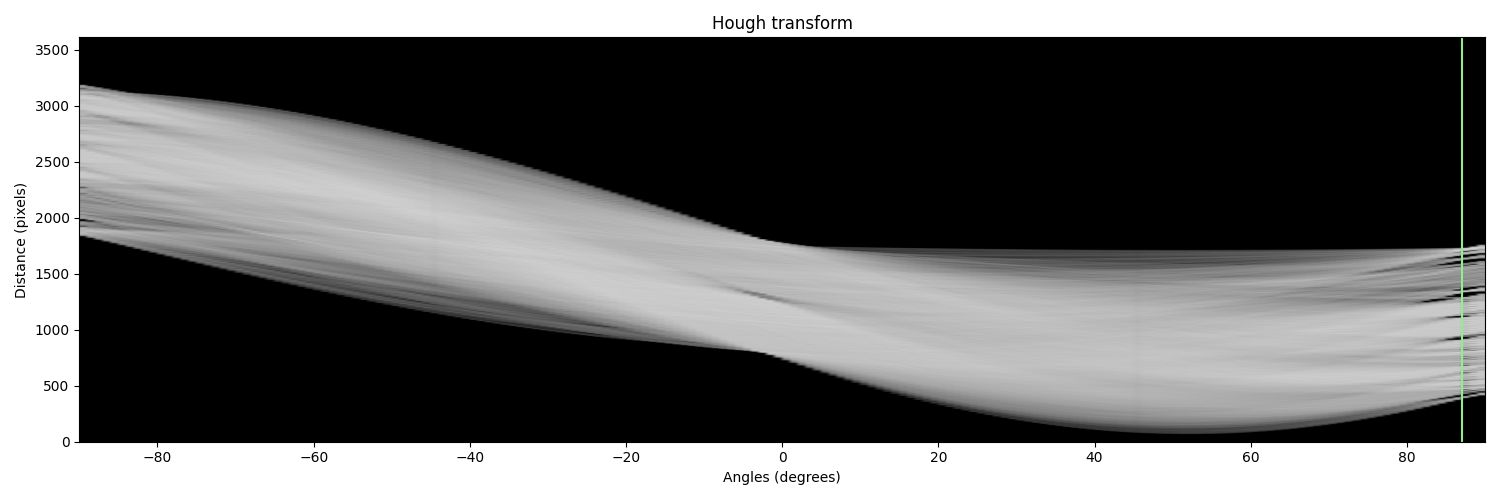
#> input picture deskew/tests/debug-images-hough_transform-90-many-peaks.expected.png, 1500 x 500 px
$ python -i scanner.py   (imports and definitions only)
#> lines starting #> are read from the running program, lines starting #| are printed output that depends on the picture; after the words box and inside, x2 and y2 are one past the last pixel; in counts of white or black regions, pixels touching at a corner belong together
### deskew/__init__.py
import subprocess  # nosec
import tempfile
import warnings
from typing import TYPE_CHECKING, Any, Optional

import numpy as np
from skimage.color import rgb2gray, rgba2rgb
from skimage.feature import canny
from skimage.transform import hough_line, hough_line_peaks

if TYPE_CHECKING:
    from typing import TypeAlias

    ImageType: TypeAlias = np.ndarray[np.uint8, Any]
    ImageTypeUint64: TypeAlias = np.ndarray[np.uint8, Any]
    ImageTypeFloat64: TypeAlias = np.ndarray[np.float64, Any]
else:
    ImageType = np.ndarray
    ImageTypeUint64 = np.ndarray
    ImageTypeFloat64 = np.ndarray


def determine_skew_dev(
    image: ImageType,
    sigma: float = 3.0,
    num_peaks: int = 20,
    min_angle: Optional[float] = None,  # -np.pi / 2,
    max_angle: Optional[float] = None,  # np.pi / 2,
    min_deviation: float = np.pi / 180,
    angle_pm_90: bool = False,
) -> tuple[
    Optional[np.float64],
    tuple[
        tuple[ImageTypeUint64, list[list[np.float64]], ImageTypeFloat64],
        tuple[list[Any], list[np.float64], list[np.float64]],
        tuple[dict[np.float64, int], dict[np.float64, int]],
    ],
]:
    """Calculate skew angle."""

    num_angles = round(np.pi / min_deviation)
    imagergb = rgba2rgb(image) if len(image.shape) == 3 and image.shape[2] == 4 else image
    img = rgb2gray(imagergb) if len(imagergb.shape) == 3 else imagergb
    edges = canny(img, sigma=sigma)
    out, angles, distances = hough_line(edges, np.linspace(-np.pi / 2, np.pi / 2, num_angles, endpoint=False))
    hough_line_out = (out, angles, distances)

    hspace, angles_peaks, dists = hough_line_peaks(
        out, angles, distances, num_peaks=num_peaks, threshold=0.05 * np.max(out)
    )
    hough_line_peaks_out = (hspace, angles_peaks, dists)

    if len(angles_peaks) == 0:
        return None, (hough_line_out, hough_line_peaks_out, ({}, {}))

    freqs_original: dict[np.float64, int] = {}
    for peak in angles_peaks:
        freqs_original.setdefault(peak, 0)
        freqs_original[peak] += 1

    angles_peaks_corrected = [
        (a % np.pi - np.pi / 2) if angle_pm_90 else ((a + np.pi / 4) % (np.pi / 2) - np.pi / 4)
        for a in angles_peaks
    ]
    angles_peaks_filtred = (
        [a for a in angles_peaks_corrected if a >= min_angle]
        if min_angle is not None
        else angles_peaks_corrected
    )
    angles_peaks_filtred = (
        [a for a in angles_peaks_filtred if a <= max_angle] if max_angle is not None else angles_peaks_filtred
    )
    if not angles_peaks_filtred:
        return None, (hough_line_out, hough_line_peaks_out, ({}, {}))

    freqs: dict[np.float64, int] = {}
    for peak in angles_peaks_filtred:
        freqs.setdefault(peak, 0)
        freqs[peak] += 1

    sorted_keys = sorted(freqs.keys(), key=freqs.get, reverse=True)  # type: ignore
    max_freq = freqs[sorted_keys[0]]

    max_arr = []
    for sorted_key in sorted_keys:
        if freqs[sorted_key] == max_freq:
            max_arr.append(sorted_key)

    angle = None
    for sorted_key in sorted_keys:
        if freqs[sorted_key] == max_freq:
            angle = sorted_key
            break

    return (
        angle,
        (hough_line_out, hough_line_peaks_out, (freqs_original, freqs)),
    )


# [199 lines left out: function determine_skew_debug_images, not called in this run]


def determine_skew(
    image: ImageType,
    sigma: float = 3.0,
    num_peaks: int = 20,
    num_angles: Optional[int] = None,
    angle_pm_90: bool = False,
    min_angle: Optional[float] = None,
    max_angle: Optional[float] = None,
    min_deviation: float = 1.0,
) -> Optional[np.float64]:
    """
    Calculate skew angle.

    Parameters
    ----------
    image: np.ndarray
        Input image
    sigma: float
        Standard deviation of Gaussian filter
    num_peaks: int
        Number of peaks to detect
    num_angles: int
        Number of angles to consider
    angle_pm_90: bool
        Consider angles in the range [-180, 180] instead of [-90, 90]
    min_angle: float
        Minimum angle to consider
    max_angle: float
        Maximum angle to consider
    min_deviation: float
        Minimum deviation between angles

    Returns
    -------
    float
        Skew angle in degrees, None if no skew will be found
    """
    if num_angles is not None:
        min_deviation = 180 / num_angles
        warnings.warn("num_angles is deprecated, please use min_deviation", DeprecationWarning)

    angle, _ = determine_skew_dev(
        image,
        sigma=sigma,
        num_peaks=num_peaks,
        min_angle=np.deg2rad(min_angle) if min_angle is not None else None,
        max_angle=np.deg2rad(max_angle) if max_angle is not None else None,
        min_deviation=np.deg2rad(min_deviation),
        angle_pm_90=angle_pm_90,
    )
    return None if angle is None else np.rad2deg(angle)

### scanner.py
#!/usr/bin/env python3
# -*- coding: utf-8 -*-
"""
Created on Fri May  8 12:34:50 2020

@author: abhishekbhat
"""
import numpy as np
import cv2
import imutils
import math
from deskew import determine_skew

def rotate(
        image: np.ndarray
) -> np.ndarray:
    '''
    rotates the image according to the angle determined by "determine_deskew"
    '''
    grayscale = cv2.cvtColor(image, cv2.COLOR_BGR2GRAY)
    angle = determine_skew(grayscale)
    old_width, old_height = image.shape[:2]
    angle_radian = math.radians(angle)
    width = abs(np.sin(angle_radian) * old_height) + abs(np.cos(angle_radian) * old_width)
    height = abs(np.sin(angle_radian) * old_width) + abs(np.cos(angle_radian) * old_height)

    image_center = tuple(np.array(image.shape[1::-1]) / 2)
    rot_mat = cv2.getRotationMatrix2D(image_center, angle, 1.0)
    rot_mat[1, 2] += (width - old_width) / 2
    rot_mat[0, 2] += (height - old_height) / 2
    return cv2.warpAffine(image, rot_mat, (int(round(height)), int(round(width))), borderValue=(0,0,0))

def scanner(img):

    image = cv2.imread(img)
#> image is the input picture: shape (500, 1500, 3); mean B, G, R 109.8, 109.9, 109.8

    ratio = image.shape[0]/500
#> ratio = 1

    resized = imutils.resize(image, height = 500)
    # cv2.imshow("resized", resized)
    # cv2.waitKey(0)

    gray = cv2.cvtColor(resized,cv2.COLOR_BGR2GRAY)
    # cv2.imshow("gray",gray)
    # cv2.waitKey(0)

    equal=cv2.equalizeHist(gray)
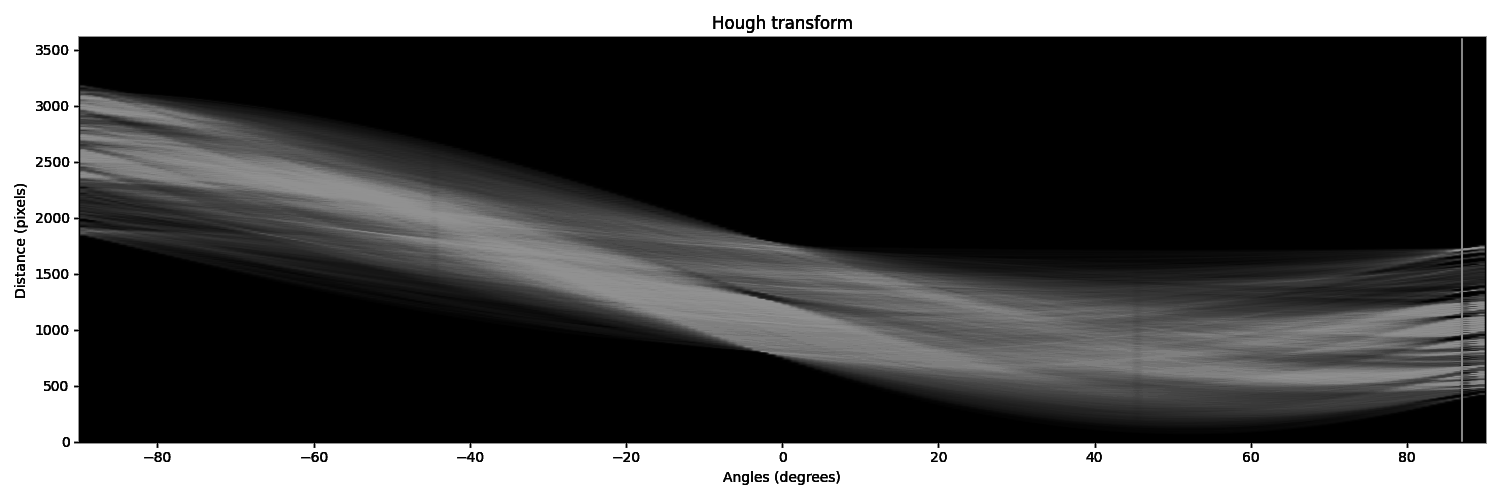
#> equal: shape (500, 1500); min 0, max 255, mean 81.8
    # cv2.imshow("equal",equal)
    # cv2.waitKey(0)

    blurred = cv2.medianBlur(equal,15) # better when the card is further
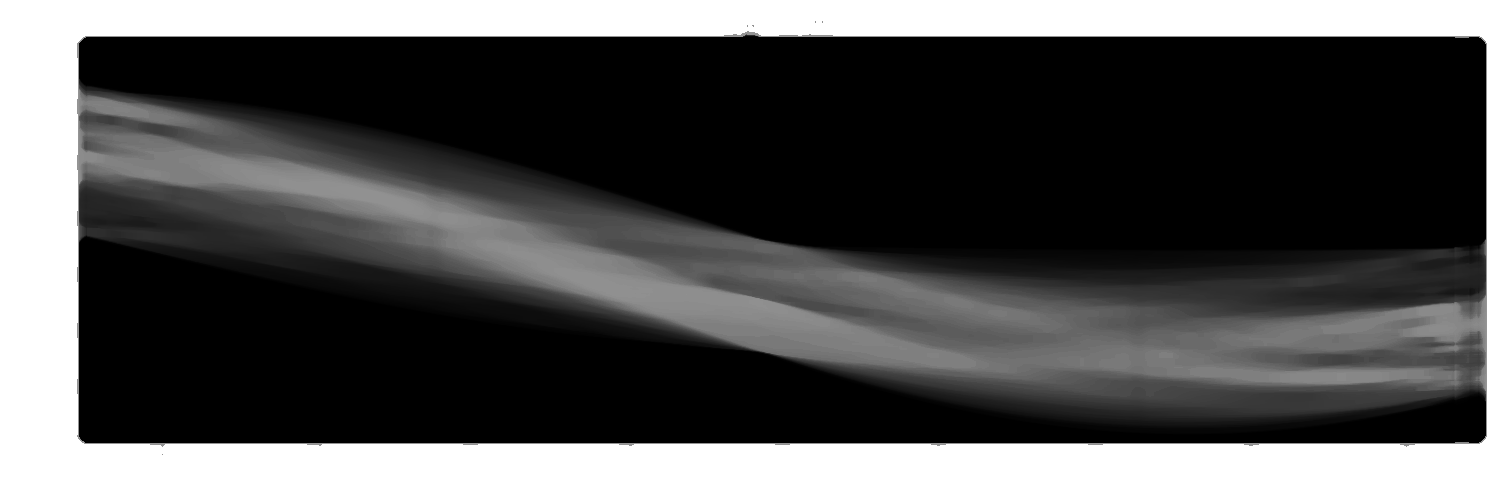
#> blurred: shape (500, 1500); min 0, max 255, mean 83
    #blurred = cv2.GaussianBlur(equal, (5, 5), 0) # better when the card is closer, detects small text as well but also picks up background noise
    # cv2.imshow("blurred",blurred)
    # cv2.waitKey(0)

    edge = cv2.Canny(blurred, 50, 200,L2gradient = True)
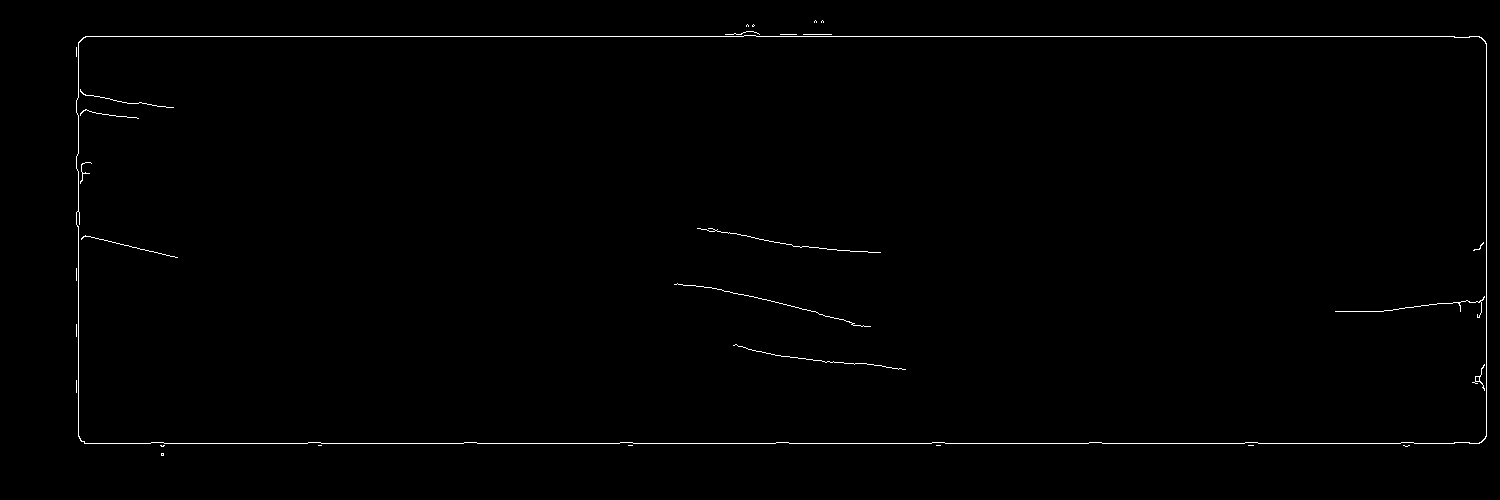
#> edge: shape (500, 1500); 0.66% white in thin lines or dots, all inside (x1, y1, x2, y2) = (76, 20, 1487, 456)
    # cv2.imshow("Edge Image", edge)
    # cv2.waitKey(0)

    # Find Contours and save the largest ones
    cnts = cv2.findContours(edge.copy(), cv2.RETR_LIST, cv2.CHAIN_APPROX_SIMPLE)
#> cnts = 33 contours, 30 with area under 20; largest, box (x1, y1, x2, y2) and area: (76, 35, 1487, 444) 572934, (76, 35, 1487, 444) 572904, (1472, 364, 1485, 391) 29
    cnts = imutils.grab_contours(cnts)

    largest_area = 0
    bounding_box = None
    for contour in cnts:
        x, y, w, h = cv2.boundingRect(contour)
        area = w * h
        cv2.rectangle(resized, (x, y), (x + w, y + h), (0, 255, 0), 2)
        if area > largest_area:
            largest_area = area
            bounding_box = (x, y, w, h)
#> this loop made 33 passes
#> (x, y, w, h, area, largest_area) on passes 10, 11, 12, 15, 24: (1475, 376, 5, 6, 30, 30), (1472, 364, 13, 27, 351, 351), (733, 344, 173, 26, 4498, 4498), (674, 283, 197, 44, 8668, 8668), (76, 35, 1411, 409, 577099, 577099)
#> (x, y, w, h, area) on passes 14, 17, 18, 19, 20, 21: (1335, 296, 150, 22, 3300), (1473, 242, 11, 9, 99), (81, 235, 97, 23, 2231), (697, 228, 184, 25, 4600), (80, 162, 12, 22, 264), (80, 109, 59, 10, 590)
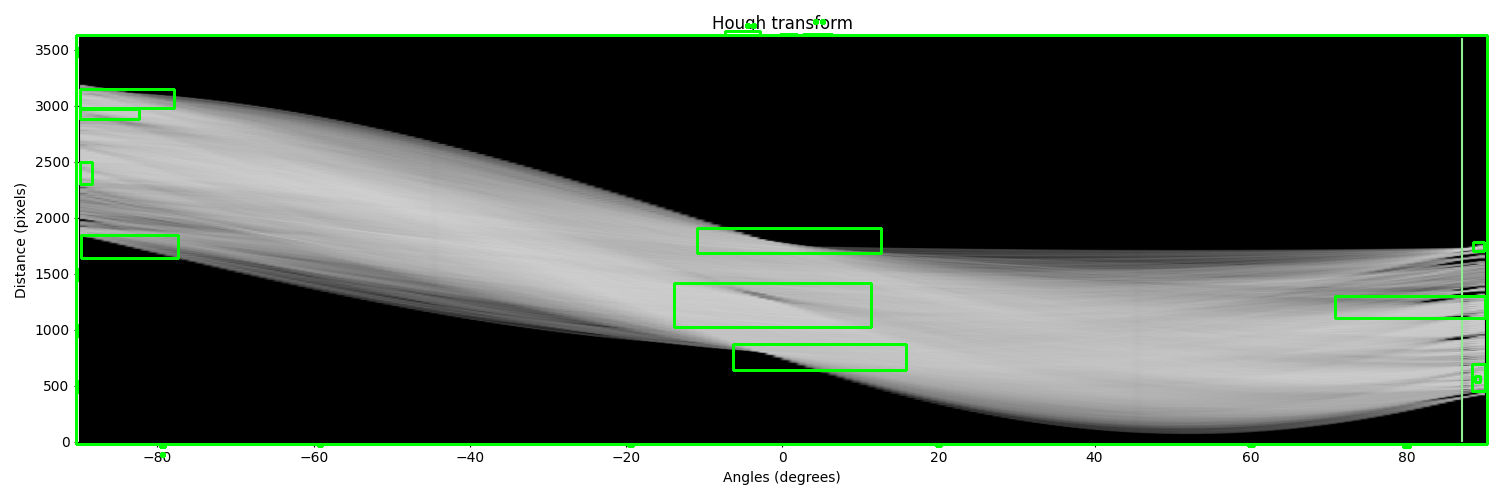
#> resized: shape (500, 1500, 3); 2.47% of pixels changed, all inside (x1, y1, x2, y2) = (75, 19, 1489, 458)
#> after the loop, largest_area = 577099

    # cv2.imshow("boundrect", resized)
    # cv2.waitKey(0)

    if bounding_box is not None:
        x, y, w, h = bounding_box
#> x = 76; y = 35; w = 1411; h = 409
        cropped_image = image[int((y)*ratio):int((y + h )*ratio), int((x)*ratio):int((x + w )*ratio)]
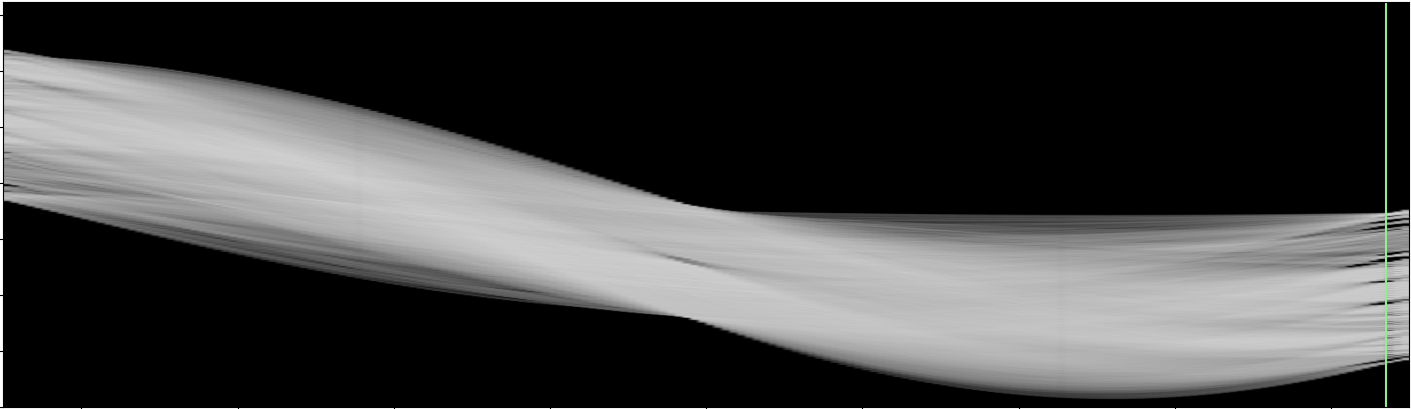
#> cropped_image: shape (409, 1411, 3); mean B, G, R 67.4, 67.6, 67.4
        # cv2.imshow("cropped", cropped_image)
        # cv2.waitKey(0)
        rotated=rotate(cropped_image)
#> in determine_skew_dev, `num_angles = round(np.pi / min_deviation)`: num_angles = 180
#> in determine_skew_dev, `edges = canny(img, sigma=sigma)`:
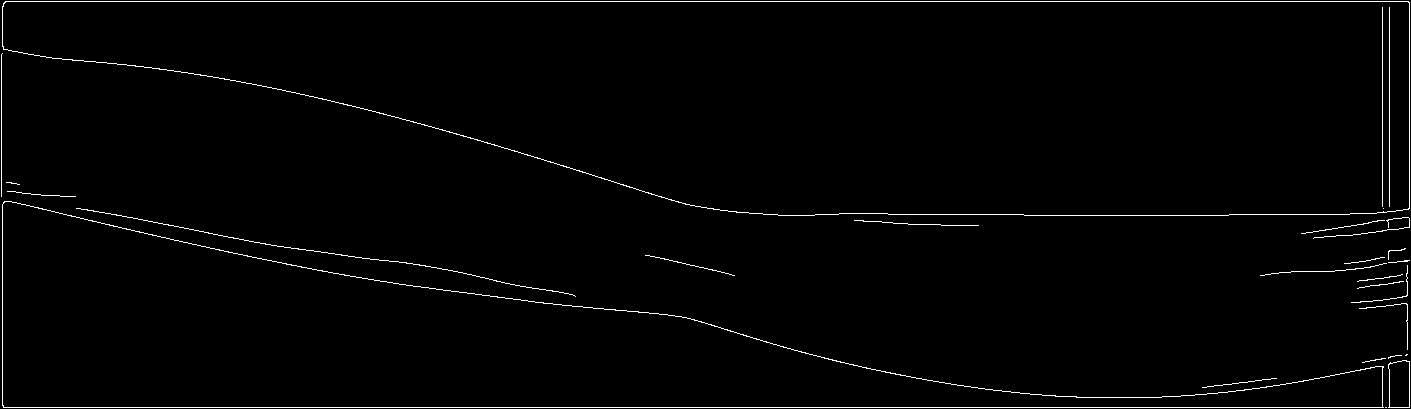
#> edges: shape (409, 1411) bool; 1.5% white in thin lines or dots
#> in determine_skew_dev, `out, angles, distances = hough_line(edges, np.linspace(-np.pi / 2, np...`: angles = 180 values from -1.57 to 1.55; distances = 2941 values from -1470 to 1470
#> in determine_skew_dev, `hspace, angles_peaks, dists = hough_line_peaks( out, angles, distances..`: hspace = 20 values, max 1405 at index 0, min 95 at index 19, mean 282.5; angles_peaks = 20 values, max 1.55 at index 8, min -1.57 at index 0, mean -0.765; dists = 20 values, max 1409 at index 3, min -407 at index 0, mean 114
#> the loop in determine_skew_dev, `for peak in angles_peaks:` made 20 passes
#> peak on passes 1 to 12: -1.57, -1.57, -1.57, 0, 0, 0, -1.34, -1.27, 1.55, -1.43, -1.34, -1.26
#> after the loop in determine_skew_dev, `for peak in angles_peaks:`: freqs_original = 14 items
#> in determine_skew_dev, `angles_peaks_corrected = [ (a % np.pi - np.pi / 2) if angle_pm_90 else..`: angles_peaks_corrected = [0, 0, 0, 0, 0, 0, 0.227, 0.297, -0.0175, 0.14, 0.227, 0.314, 0.227, 0.122, 0.175, 0.279, -0.192, -0.157, 0.244, 0.0873]
#> in determine_skew_dev, `angles_peaks_filtred = ( [a for a in angles_peaks_corrected if a >= mi..`: angles_peaks_filtred has the same summary as angles_peaks_corrected
#> the loop in determine_skew_dev, `for peak in angles_peaks_filtred:` made 20 passes
#> peak on passes 2 to 13: 0, 0, 0, 0, 0, 0.227, 0.297, -0.0175, 0.14, 0.227, 0.314, 0.227
#> after the loop in determine_skew_dev, `for peak in angles_peaks_filtred:`: freqs = 13 items
#> in determine_skew_dev, `sorted_keys = sorted(freqs.keys(), key=freqs.get, reverse=True)`: sorted_keys = [0, 0.227, 0.297, -0.0175, 0.14, 0.314, 0.122, 0.175, 0.279, -0.192, -0.157, 0.244, 0.0873]
#> in determine_skew_dev, `max_freq = freqs[sorted_keys[0]]`: max_freq = 6
#> the loop in determine_skew_dev, `for sorted_key in sorted_keys:` made 13 passes
#> sorted_key on passes 2 to 13: 0.227, 0.297, -0.0175, 0.14, 0.314, 0.122, 0.175, 0.279, -0.192, -0.157, 0.244, 0.0873
#> after the loop in determine_skew_dev, `for sorted_key in sorted_keys:`: max_arr = [0]
#> the loop in determine_skew_dev, `for sorted_key in sorted_keys:` made 1 pass
#> in determine_skew, `angle, _ = determine_skew_dev( image, sigma=sigma, num_peaks=num_peaks..`: angle = 0
#> in rotate, `width = abs(np.sin(angle_radian) * old_height) + abs(np.cos(angle_radi..`: width = 409
#> in rotate, `height = abs(np.sin(angle_radian) * old_width) + abs(np.cos(angle_radi..`: height = 1411
#> in rotate, `rot_mat = cv2.getRotationMatrix2D(image_center, angle, 1.0)`: rot_mat = [[1, 0, 0], [0, 1, 0]]
        # cv2.imshow("rotated",rotated)
        # cv2.waitKey(0)

    return rotated

>>> result = scanner('deskew/tests/debug-images-hough_transform-90-many-peaks.expected.png')
